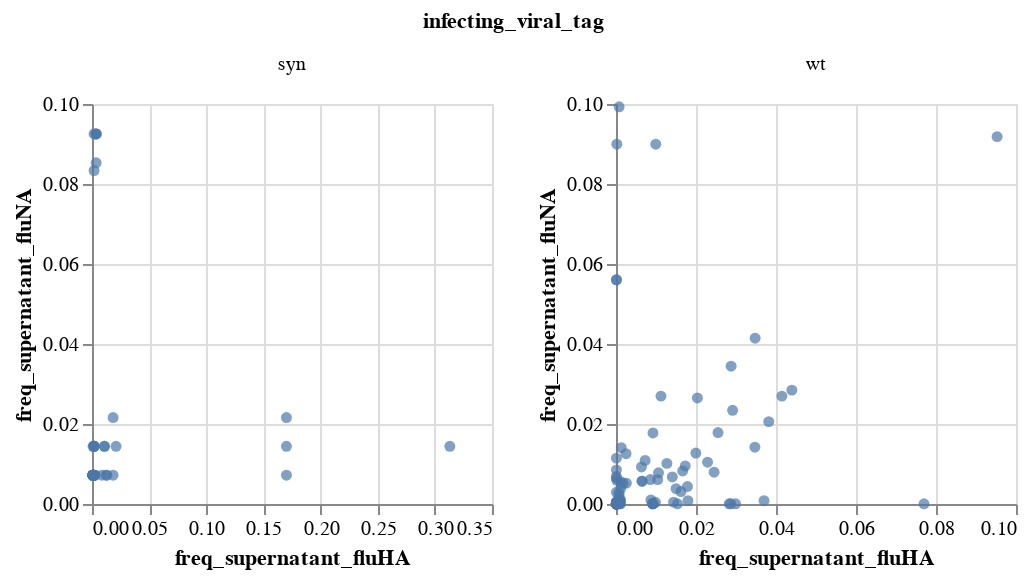
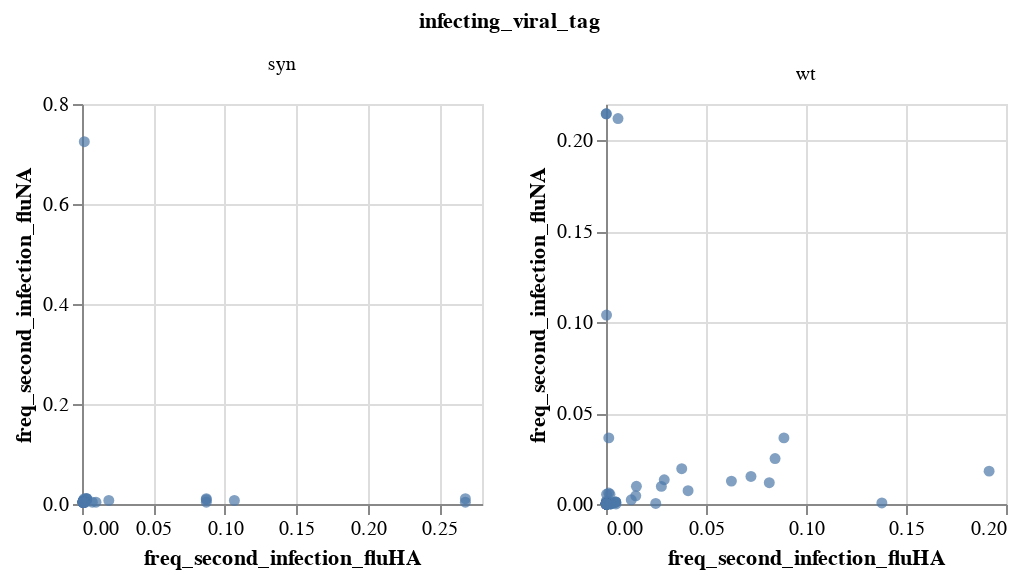

Source (notebook cell) for these figures, in order:
### Markdown cell above
Look at correlation between barcode frequencies of the different barcoded viral genes, and take the geometric mean and normalize:

### Code cell
for condition in ["supernatant", "second_infection"]:
    assert barcoded_genes == ["fluHA", "fluNA"]  # code below assumes this
    print(f"\nViral barcode frequencies for {condition}:")
    display(
        alt.Chart(barcoded_infected_cells)
        .encode(
            x=f"freq_{condition}_fluHA",
            y=f"freq_{condition}_fluNA",
            facet=alt.Facet("infecting_viral_tag"),
        )
        .mark_point(filled=True)
        .resolve_scale(x="independent", y="independent")
        .properties(width=200, height=200)
    )
    
    # get normalized geometric mean
    mean_col = f"freq_{condition}"
    barcoded_infected_cells[mean_col] = (
        barcoded_infected_cells[f"{mean_col}_fluHA"]
        * barcoded_infected_cells[f"{mean_col}_fluNA"]
    )**(1 / 2)
    barcoded_infected_cells[mean_col] = (
        barcoded_infected_cells[mean_col] /
        barcoded_infected_cells.groupby("infecting_viral_tag")[mean_col].transform("sum")
    )

### Figure 1 — Vega-Lite specification as saved in the notebook (floating-point values rounded to 4 significant figures; data arrays with more than 128 entries replaced by an {"elided": "..."} marker saying what was removed)
{"config": {"view": {"continuousWidth": 400, "continuousHeight": 300}}, "data": {"name": "data-487d4614a7abbe6a37a1cddec500838b"}, "mark": {"type": "point", "filled": true}, "encoding": {"facet": {"type": "nominal", "field": "infecting_viral_tag"}, "x": {"type": "quantitative", "field": "freq_supernatant_fluHA"}, "y": {"type": "quantitative", "field": "freq_supernatant_fluNA"}}, "height": 200, "resolve": {"scale": {"x": "independent", "y": "independent"}}, "width": 200, "$schema": "https://vega.github.io/schema/vega-lite/v4.8.1.json", "datasets": {"data-487d4614a7abbe6a37a1cddec500838b": {"elided": "186 records"}}}

### Figure 2 — Vega-Lite specification as saved in the notebook (floating-point values rounded to 4 significant figures; data arrays with more than 128 entries replaced by an {"elided": "..."} marker saying what was removed)
{"config": {"view": {"continuousWidth": 400, "continuousHeight": 300}}, "data": {"name": "data-ae454dde97e27f10c9d69ee17b643bb6"}, "mark": {"type": "point", "filled": true}, "encoding": {"facet": {"type": "nominal", "field": "infecting_viral_tag"}, "x": {"type": "quantitative", "field": "freq_second_infection_fluHA"}, "y": {"type": "quantitative", "field": "freq_second_infection_fluNA"}}, "height": 200, "resolve": {"scale": {"x": "independent", "y": "independent"}}, "width": 200, "$schema": "https://vega.github.io/schema/vega-lite/v4.8.1.json", "datasets": {"data-ae454dde97e27f10c9d69ee17b643bb6": {"elided": "186 records"}}}
